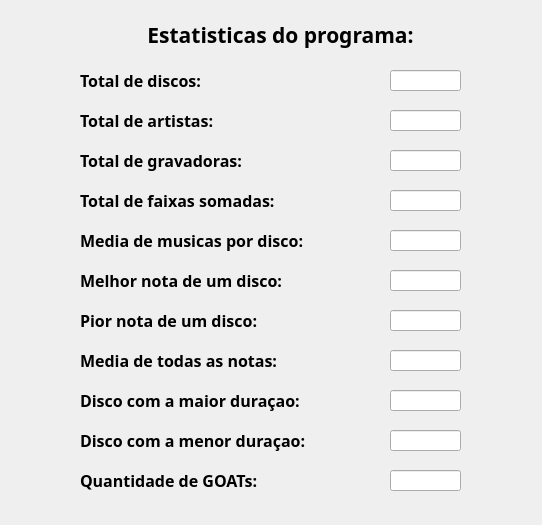
<?xml version="1.0" encoding="UTF-8"?>
<ui version="4.0">
 <class>Dialog</class>
 <widget class="QDialog" name="Dialog">
  <property name="geometry">
   <rect>
    <x>0</x>
    <y>0</y>
    <width>542</width>
    <height>525</height>
   </rect>
  </property>
  <property name="windowTitle">
   <string>Estatisticas</string>
  </property>
  <widget class="QLabel" name="total_records">
   <property name="geometry">
    <rect>
     <x>80</x>
     <y>60</y>
     <width>141</width>
     <height>41</height>
    </rect>
   </property>
   <property name="font">
    <font>
     <family>Noto Sans</family>
     <pointsize>12</pointsize>
     <weight>75</weight>
     <bold>true</bold>
    </font>
   </property>
   <property name="text">
    <string>&lt;html&gt;&lt;head/&gt;&lt;body&gt;&lt;p&gt;Total de discos:&lt;/p&gt;&lt;/body&gt;&lt;/html&gt;</string>
   </property>
  </widget>
  <widget class="QLineEdit" name="total_records_show">
   <property name="geometry">
    <rect>
     <x>390</x>
     <y>70</y>
     <width>71</width>
     <height>21</height>
    </rect>
   </property>
  </widget>
  <widget class="QLabel" name="main_title">
   <property name="geometry">
    <rect>
     <x>100</x>
     <y>10</y>
     <width>361</width>
     <height>51</height>
    </rect>
   </property>
   <property name="font">
    <font>
     <family>Noto Sans</family>
     <pointsize>16</pointsize>
     <weight>75</weight>
     <bold>true</bold>
    </font>
   </property>
   <property name="text">
    <string>&lt;html&gt;&lt;head/&gt;&lt;body&gt;&lt;p align=&quot;center&quot;&gt;Estatisticas do programa:&lt;/p&gt;&lt;/body&gt;&lt;/html&gt;</string>
   </property>
  </widget>
  <widget class="QLineEdit" name="total_artists_show">
   <property name="geometry">
    <rect>
     <x>390</x>
     <y>110</y>
     <width>71</width>
     <height>21</height>
    </rect>
   </property>
  </widget>
  <widget class="QLabel" name="total_artists">
   <property name="geometry">
    <rect>
     <x>80</x>
     <y>100</y>
     <width>161</width>
     <height>41</height>
    </rect>
   </property>
   <property name="font">
    <font>
     <family>Noto Sans</family>
     <pointsize>12</pointsize>
     <weight>75</weight>
     <bold>true</bold>
    </font>
   </property>
   <property name="text">
    <string>&lt;html&gt;&lt;head/&gt;&lt;body&gt;&lt;p&gt;Total de artistas:&lt;/p&gt;&lt;/body&gt;&lt;/html&gt;</string>
   </property>
  </widget>
  <widget class="QLineEdit" name="total_record_labels_show">
   <property name="geometry">
    <rect>
     <x>390</x>
     <y>150</y>
     <width>71</width>
     <height>21</height>
    </rect>
   </property>
  </widget>
  <widget class="QLabel" name="total_record_labels">
   <property name="geometry">
    <rect>
     <x>80</x>
     <y>140</y>
     <width>161</width>
     <height>41</height>
    </rect>
   </property>
   <property name="font">
    <font>
     <family>Noto Sans</family>
     <pointsize>12</pointsize>
     <weight>75</weight>
     <bold>true</bold>
    </font>
   </property>
   <property name="text">
    <string>&lt;html&gt;&lt;head/&gt;&lt;body&gt;&lt;p&gt;Total de gravadoras:&lt;/p&gt;&lt;/body&gt;&lt;/html&gt;</string>
   </property>
  </widget>
  <widget class="QLineEdit" name="total_tracks_sum_show">
   <property name="geometry">
    <rect>
     <x>390</x>
     <y>190</y>
     <width>71</width>
     <height>21</height>
    </rect>
   </property>
  </widget>
  <widget class="QLabel" name="total_tracks_sum">
   <property name="geometry">
    <rect>
     <x>80</x>
     <y>180</y>
     <width>211</width>
     <height>41</height>
    </rect>
   </property>
   <property name="font">
    <font>
     <family>Noto Sans</family>
     <pointsize>12</pointsize>
     <weight>75</weight>
     <bold>true</bold>
    </font>
   </property>
   <property name="text">
    <string>&lt;html&gt;&lt;head/&gt;&lt;body&gt;&lt;p&gt;Total de faixas somadas:&lt;/p&gt;&lt;/body&gt;&lt;/html&gt;</string>
   </property>
  </widget>
  <widget class="QLabel" name="average_tracks">
   <property name="geometry">
    <rect>
     <x>80</x>
     <y>220</y>
     <width>241</width>
     <height>41</height>
    </rect>
   </property>
   <property name="font">
    <font>
     <family>Noto Sans</family>
     <pointsize>12</pointsize>
     <weight>75</weight>
     <bold>true</bold>
    </font>
   </property>
   <property name="text">
    <string>&lt;html&gt;&lt;head/&gt;&lt;body&gt;&lt;p&gt;Media de musicas por disco:&lt;/p&gt;&lt;/body&gt;&lt;/html&gt;</string>
   </property>
  </widget>
  <widget class="QLineEdit" name="average_tracks_show">
   <property name="geometry">
    <rect>
     <x>390</x>
     <y>230</y>
     <width>71</width>
     <height>21</height>
    </rect>
   </property>
  </widget>
  <widget class="QLineEdit" name="worst_score_record_show">
   <property name="geometry">
    <rect>
     <x>390</x>
     <y>310</y>
     <width>71</width>
     <height>21</height>
    </rect>
   </property>
  </widget>
  <widget class="QLabel" name="worst_score_record">
   <property name="geometry">
    <rect>
     <x>80</x>
     <y>300</y>
     <width>221</width>
     <height>41</height>
    </rect>
   </property>
   <property name="font">
    <font>
     <family>Noto Sans</family>
     <pointsize>12</pointsize>
     <weight>75</weight>
     <bold>true</bold>
    </font>
   </property>
   <property name="text">
    <string>&lt;html&gt;&lt;head/&gt;&lt;body&gt;&lt;p&gt;Pior nota de um disco:&lt;/p&gt;&lt;/body&gt;&lt;/html&gt;</string>
   </property>
  </widget>
  <widget class="QLineEdit" name="best_record_score_show">
   <property name="geometry">
    <rect>
     <x>390</x>
     <y>270</y>
     <width>71</width>
     <height>21</height>
    </rect>
   </property>
  </widget>
  <widget class="QLabel" name="best_record_score">
   <property name="geometry">
    <rect>
     <x>80</x>
     <y>260</y>
     <width>211</width>
     <height>41</height>
    </rect>
   </property>
   <property name="font">
    <font>
     <family>Noto Sans</family>
     <pointsize>12</pointsize>
     <weight>75</weight>
     <bold>true</bold>
    </font>
   </property>
   <property name="text">
    <string>&lt;html&gt;&lt;head/&gt;&lt;body&gt;&lt;p&gt;Melhor nota de um disco:&lt;/p&gt;&lt;/body&gt;&lt;/html&gt;</string>
   </property>
  </widget>
  <widget class="QLabel" name="average_record_score">
   <property name="geometry">
    <rect>
     <x>80</x>
     <y>340</y>
     <width>231</width>
     <height>41</height>
    </rect>
   </property>
   <property name="font">
    <font>
     <family>Noto Sans</family>
     <pointsize>12</pointsize>
     <weight>75</weight>
     <bold>true</bold>
    </font>
   </property>
   <property name="text">
    <string>&lt;html&gt;&lt;head/&gt;&lt;body&gt;&lt;p&gt;Media de todas as notas:&lt;/p&gt;&lt;/body&gt;&lt;/html&gt;</string>
   </property>
  </widget>
  <widget class="QLineEdit" name="average_record_score_show">
   <property name="geometry">
    <rect>
     <x>390</x>
     <y>350</y>
     <width>71</width>
     <height>21</height>
    </rect>
   </property>
  </widget>
  <widget class="QLineEdit" name="longest_record_show">
   <property name="geometry">
    <rect>
     <x>390</x>
     <y>390</y>
     <width>71</width>
     <height>21</height>
    </rect>
   </property>
  </widget>
  <widget class="QLabel" name="longest_record">
   <property name="geometry">
    <rect>
     <x>80</x>
     <y>380</y>
     <width>241</width>
     <height>41</height>
    </rect>
   </property>
   <property name="font">
    <font>
     <family>Noto Sans</family>
     <pointsize>12</pointsize>
     <weight>75</weight>
     <bold>true</bold>
    </font>
   </property>
   <property name="text">
    <string>&lt;html&gt;&lt;head/&gt;&lt;body&gt;&lt;p&gt;Disco com a maior duraçao:&lt;/p&gt;&lt;/body&gt;&lt;/html&gt;</string>
   </property>
  </widget>
  <widget class="QLineEdit" name="total_goats_show">
   <property name="geometry">
    <rect>
     <x>390</x>
     <y>470</y>
     <width>71</width>
     <height>21</height>
    </rect>
   </property>
  </widget>
  <widget class="QLabel" name="total_goats">
   <property name="geometry">
    <rect>
     <x>80</x>
     <y>460</y>
     <width>191</width>
     <height>41</height>
    </rect>
   </property>
   <property name="font">
    <font>
     <family>Noto Sans</family>
     <pointsize>12</pointsize>
     <weight>75</weight>
     <bold>true</bold>
    </font>
   </property>
   <property name="text">
    <string>&lt;html&gt;&lt;head/&gt;&lt;body&gt;&lt;p&gt;Quantidade de GOATs:&lt;/p&gt;&lt;/body&gt;&lt;/html&gt;</string>
   </property>
  </widget>
  <widget class="QLineEdit" name="shortest_record_show">
   <property name="geometry">
    <rect>
     <x>390</x>
     <y>430</y>
     <width>71</width>
     <height>21</height>
    </rect>
   </property>
  </widget>
  <widget class="QLabel" name="shortest_record">
   <property name="geometry">
    <rect>
     <x>80</x>
     <y>420</y>
     <width>241</width>
     <height>41</height>
    </rect>
   </property>
   <property name="font">
    <font>
     <family>Noto Sans</family>
     <pointsize>12</pointsize>
     <weight>75</weight>
     <bold>true</bold>
    </font>
   </property>
   <property name="text">
    <string>&lt;html&gt;&lt;head/&gt;&lt;body&gt;&lt;p&gt;Disco com a menor duraçao:&lt;/p&gt;&lt;/body&gt;&lt;/html&gt;</string>
   </property>
  </widget>
 </widget>
 <resources/>
 <connections/>
</ui>
